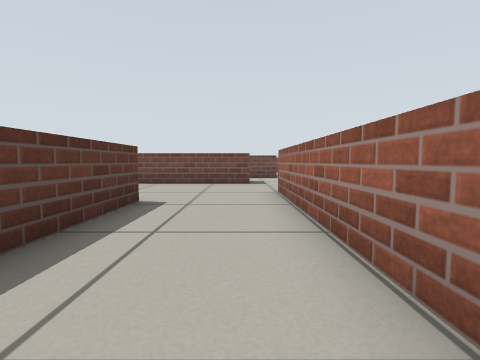
[1] (above)

13 first-person views from a walk through a robot-simulator world made for Gazebo. The camera is 0.41 m above the floor, tilts 4° down and sees 85° across. The lines on the ground mark 1 m squares. The floor is counted in squares, 0.5 m on a side. Each view is taken from the middle of a square. On the plan, view 1 faces up. The plan holds only what a view shows up to about 10 squares ahead; the rest is blank.

[2]
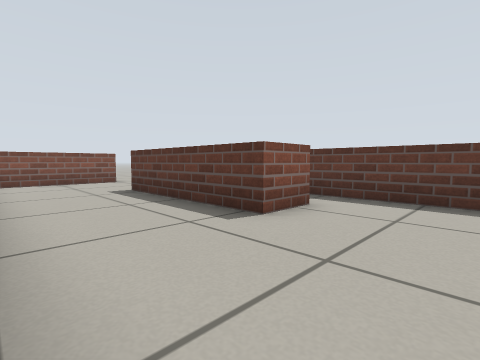

[3]
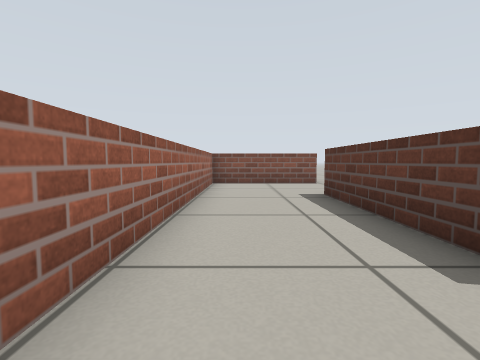

[4]
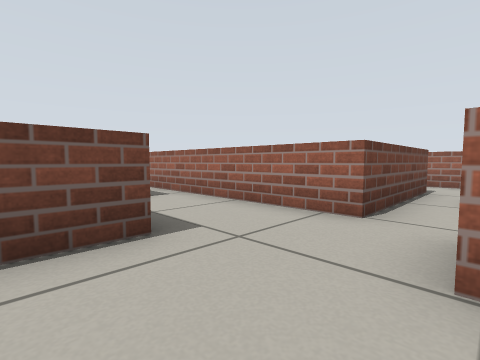

[5]
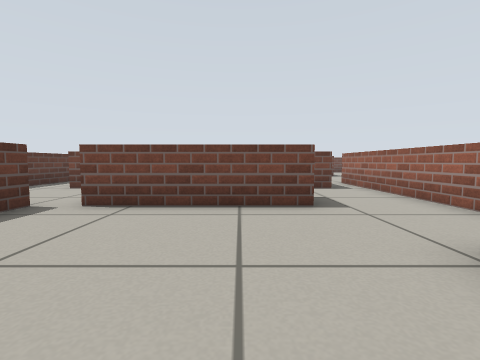

[6]
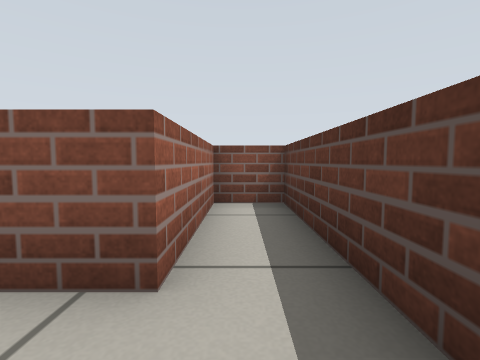

[7]
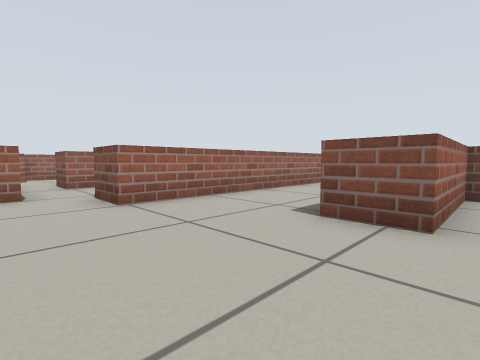

[8]
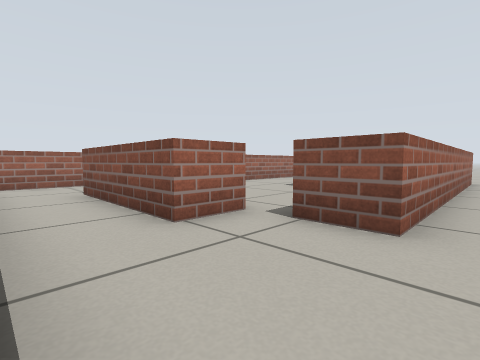

[9]
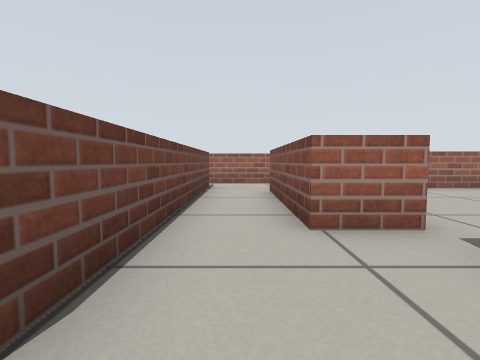

[10]
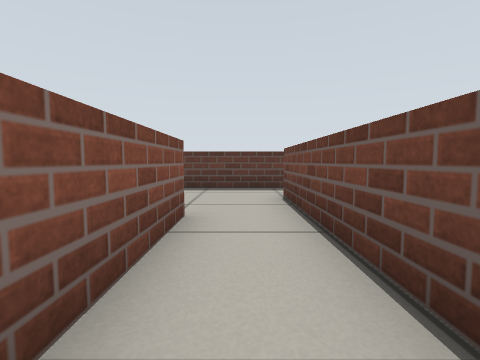

[11]
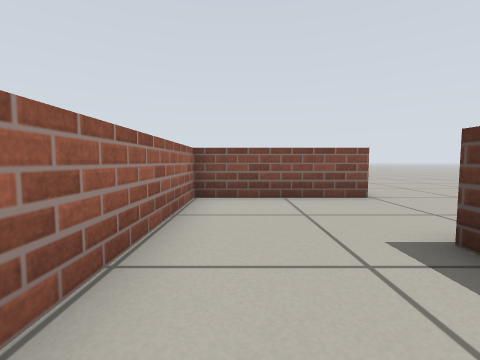

[12]
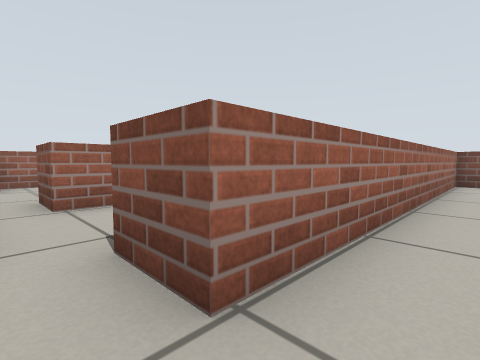

[13]
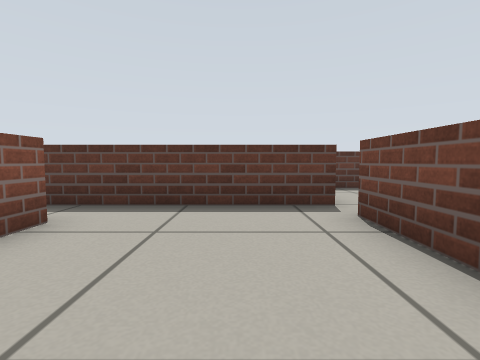

### Floor plan
Ten units are one square. View 1 is at (0, 0); x grows to the right and y downward. Boxes are objects, and circles mark ways between rooms. Rooms are numbered by the first view taken in them; rooms with no view inside come last. Other rooms are left out.
<svg viewBox="-86 -155 120 189">
<path fill="none" stroke="#000" d="M4 -98 -39 -98M29 -84 29 -116M-49 -98 -49 -19 -35 -19 -35 -54 -21 -54 -21 -4M-30 29 10 29 10 -72 25 -72M-39 -98 -39 -112 4 -112M-63 -98 -49 -98M-81 -150 -81 -102M19 -130 -62 -130M29 -116 29 -150"/>
<circle cx="15" cy="-105" r="3" fill="#2a7"/>
<text x="-10" y="-50">1</text>
<text x="-40" y="-120">2</text>
</svg>
Room 1 opens to room 2.

Where each view was taken, in squares from view 1:
view 1: 0 up, 0 right, facing up
view 2: 8 up, 1 right, facing down-left
view 3: 7 up, 0 right, facing down
view 4: 7 up, 1 left, facing up-right
view 5: 5 up, 1 left, facing up
view 6: 7 up, 4 left, facing down
view 7: 9 up, 4 left, facing down-right
view 8: 13 up, 7 left, facing down-right
view 9: 12 up, 7 left, facing right
view 10: 12 up, 0 right, facing left
view 11: 3 up, 0 right, facing down
view 12: 8 up, 0 right, facing down-right
view 13: 8 up, 0 right, facing left
